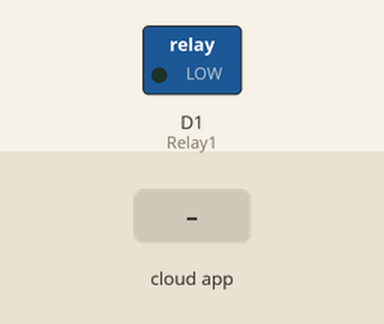
Simulated run of this sketch. Board: ESP8266 (NodeMCU). On the bench: switched loads named in the sketch (green lamp = pin HIGH). The test bench sets the inputs (shaded band). WiFi joins after 1.5 s; servers stay silent unless stated; no MQTT or app messages arrive unless stated; what the sketch prints to the serial monitor is not drawn.

Above: at 2.7 s.
2.8 s: the phone or cloud app sets Relay1 to 1
At 3.4 s:
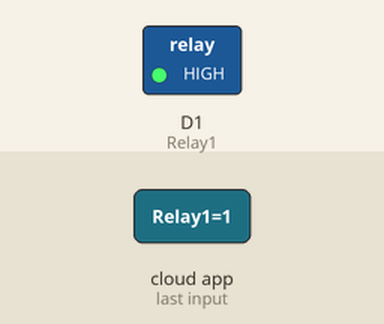
4.3 s: the phone or cloud app sets Relay1 to 0
At 5.3 s:
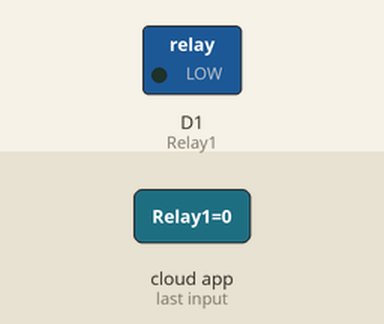
Timing chart, 0 to 7.3 s (numbered marks = the images above; inputs shaded):
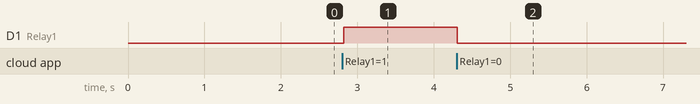

Measured:
- after the input at 2.8 s, D1 (Relay1): LOW → HIGH at once
- after the input at 4.3 s, D1 (Relay1): HIGH → LOW at once

The sketch:

Google_Assistant_Home_Automation.ino
```cpp
//Viral Science
// www.youtube.com/c/viralscience
//Google Assistant Home Automation
#include <ESP8266WiFi.h>
#include "Adafruit_MQTT.h"
#include "Adafruit_MQTT_Client.h"

#define Relay1            D1


#define WLAN_SSID       "Control Your Home"             // Your SSID
#define WLAN_PASS       "babehngopii"        // Your password

/************************* Adafruit.io Setup *********************************/

#define AIO_SERVER      "io.adafruit.com" //Adafruit Server
#define AIO_SERVERPORT  1883
#define AIO_USERNAME    "babehmaul"            // Username
#define AIO_KEY         "aio_ivXr30lVrdIabG3OceVxB3U43Z8z"   // Auth Key

//WIFI CLIENT
WiFiClient client;

Adafruit_MQTT_Client mqtt(&client, AIO_SERVER, AIO_SERVERPORT, AIO_USERNAME, AIO_KEY);

Adafruit_MQTT_Subscribe Light1 = Adafruit_MQTT_Subscribe(&mqtt, AIO_USERNAME"/feeds/Relay1"); // Feeds name should be same everywhere

void MQTT_connect();

void setup() {
  Serial.begin(115200);

  pinMode(Relay1, OUTPUT);


  // Connect to WiFi access point.
  Serial.println(); Serial.println();
  Serial.print("Connecting to ");
  Serial.println(WLAN_SSID);

  WiFi.begin(WLAN_SSID, WLAN_PASS);
  while (WiFi.status() != WL_CONNECTED) {
    delay(500);
    Serial.print(".");
  }
  Serial.println();

  Serial.println("WiFi connected");
  Serial.println("IP address: ");
  Serial.println(WiFi.localIP());

  mqtt.subscribe(&Light1);
}

void loop() {

  MQTT_connect();


  Adafruit_MQTT_Subscribe *subscription;
  while ((subscription = mqtt.readSubscription(20000))) {
    if (subscription == &Light1) {
      Serial.print(F("Got: "));
      Serial.println((char *)Light1.lastread);
      int Light1_State = atoi((char *)Light1.lastread);
      digitalWrite(Relay1, Light1_State);

    }


}

}
void MQTT_connect() {
  int8_t ret;

  if (mqtt.connected()) {
    return;
  }

  Serial.print("Connecting to MQTT... ");

  uint8_t retries = 3;

  while ((ret = mqtt.connect()) != 0) {
    Serial.println(mqtt.connectErrorString(ret));
    Serial.println("Retrying MQTT connection in 5 seconds...");
    mqtt.disconnect();
    delay(5000);
    retries--;
    if (retries == 0) {
      while (1);
    }
  }
  Serial.println("MQTT Connected!");

}
```
